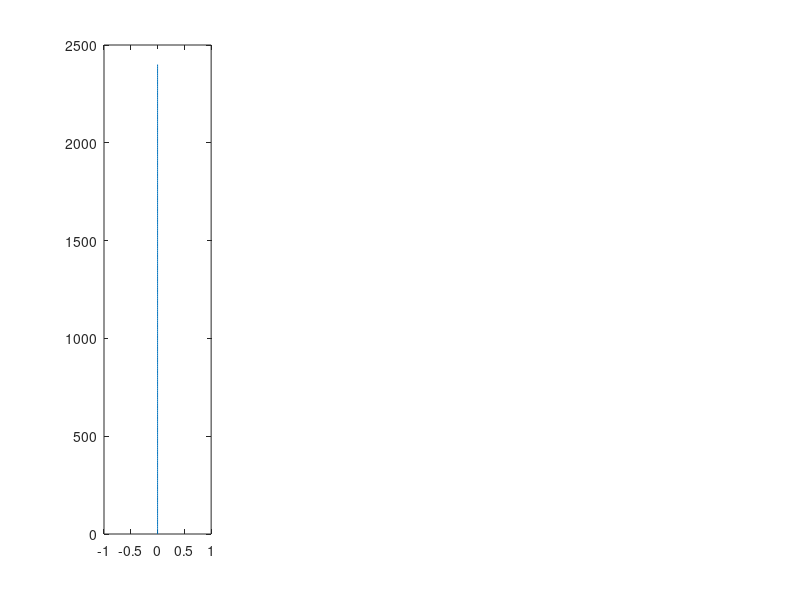

Source code (MATLAB): (Note: this script raises an error after producing the figure.)
% Script to solve coupled ice shell thermal and stress evolution
% This version of the code is meant to reproduce Nimmo (2004) - Volume
% change effect. The basic idea is that the ice shell begins as 2.4 km
% thick and with a temperature evolution given by the stefan solution.
% I was basically unable to reproduce Nimmo's results
%
%
% Max Rudolph, March 19, 2020
clear;
close all;
addpath ../core

use_analytic_temperature = false; % whether to solve the energy equation or use an analytic solution (true)

% Numerical parameters
nr = 256; % number of grid points
relaxation_parameter=.01; % used in nonlinear loop.
maxiter=300;
% Define physical constants and parameters
% Physical constants
seconds_in_year = 3.1558e7;
R=8.314e-3;     % in kJ/mol/K
% Boundary conditions and internal heating
H=0; % internal heating rate.
Tb=270;
Ts=100;
Ro = 1500*1000;             % outer radius of ice shell (m)
initial_thickness = 2400;
Ri = Ro-initial_thickness;         % inner radius of ice shell (m)
Rc = 1.60e5;             % core radius (m)
% Elastic and Viscous properties
E = 5e9;        % shear modulus of ice (Pa)
nu = 0.3;      % Poisson ratio of ice (-)
beta_w = 4e-10; % Compressibility of water (1/Pa)
alpha_l = 1e-4; % coefficient of linear thermal expansion ( alpha_v/3 ) (1/K)
rho_i=900;      % density of ice (kg/m^3)
rho_w=1000;     % density of water (kg/m^3)
Q=40;           % activation energy, kJ/mol, Nimmo 2004 (kJ/mol)
mub=1e15;       % basal viscosity (Pa-s)
mu = @(T) mub*exp(Q*(Tb-T)/R/Tb./T); % function to evaluate viscosity in Pa-s given T
% Thermal properties
Cp = 2100; %heat capacity of ice J/kg/K
kappa = 1e-6;% m/s/s
k=@(T) kappa*rho_i*Cp;

% Benchmark-specific things
% temperature solution
lam1 = 0.65;
cooling_age = @(zm) (zm/2/lam1)^2/kappa;
initial_cooling_age = cooling_age(initial_thickness);
zm = @(t) 2*lam1*sqrt(kappa*t);
dTdt = @(z,t) -(Tb-Ts)/erf(lam1)*exp(-z.^2/4/kappa/t).*z/(2*sqrt(pi*kappa*t^3));
stefan_T = @(z,t)  erf( (z)/2./sqrt(kappa*t) )/erf(lam1)*(Tb-Ts)+Ts;
% If solving the energy equation, we need the right value of L
% corresponding to lam1 = 0.65 (Nimmo value)
Lf = exp(-lam1^2)/lam1/erf(lam1) * Cp*(Tb-Ts)/sqrt(pi);% Turcotte and Schubert Equation 4.141

% calculate maxwell time at 100, 270
fprintf('Maxwell time at surface, base %.2e %.2e\n',mu(100)/E,mu(Tb)/E);
fprintf('Thermal diffusion timescale %.2e\n',(4e4)^2/kappa);
% set end time and grid resolution
t_end = 90e6*seconds_in_year;
% dt = 1e4*seconds_in_year; % time step in seconds
dtmax = 1e4*seconds_in_year;
dtmin = seconds_in_year;
% dt1 = 3600; % size of first timestep
% times = logspace(log10(dt1),log10(t_end+dt1),1e4)-dt1;
plot_interval = t_end;
save_interval = 1e5*seconds_in_year;
save_depths = [0 1 2 3 5]*1000;
nsave = ceil(t_end/save_interval) + 1; nsave_depths = length(save_depths);
sigma_t_store = zeros(nsave_depths,nsave);

% set up the grid
grid_r = linspace(Ri,Ro,nr); % set up the grid

% initialize solution vectors (IC)
sigma_r_last = zeros(nr,1); % initial stresses
sigma_t_last = zeros(nr,1); % initial stresses
T_last = linspace(Tb,Ts,nr)';
% stefan initial condition
eta = (Ro-grid_r)/2/sqrt(kappa*initial_cooling_age);
theta = erf(eta)/erf(lam1);
T_last(:) = theta*(Tb-Ts)+Ts;
% initialize with a stefan solution corresponding to initial thickness
er_last = zeros(nr,1); % strains
et_last = zeros(nr,1);
ur_last = zeros(nr,1);      % displacement
z_last = 0; % total amount of thickening
Pex_last = 0; %initial overpressure

% Set up plot
hf2=figure();

plot_times = [0.0 0.8 1.6 3.2 6.4 12 24 46 90]*1e6*seconds_in_year; iplot=2;
hf=figure(2);
subplot(1,4,1); % sigma_r and sigma_t
h=plot(sigma_r_last,Ro-grid_r); hold on;
plot(sigma_r_last,Ro-grid_r,'--','Color',h.Color);
% h=legend('\sigma_r','\sigma_t','Interpreter','tex'); h.AutoUpdate=false;
title('Stress (Pa)','Interpreter','tex');
ylabel('r (m)');
set(gca,'YDir','reverse');
subplot(1,4,2); % e_r and e_t
h=plot( sigma_r_last,Ro-grid_r); hold on;
plot( sigma_r_last,Ro-grid_r,'--','Color',h.Color); hold on;
% h=legend('r','t'); h.AutoUpdate=false;
title('Strain (-)','Interpreter','tex');
set(gca,'YDir','reverse');
subplot(1,4,3); % temperature
plot(T_last,Ro-grid_r); hold on; title('T (K)','Interpreter','tex'); set(gca,'YDir','reverse');
subplot(1,4,4); % radial displacement (u)
plot(ur_last,Ro-grid_r); hold on; title('u_r');
set(gca,'YDir','reverse');
last_plot_time = 0;

fig1a.h = figure(); % Nimmo's Figure 1a
subplot(2,1,1);
[ax,h1,h2]=plotyy((Ro-grid_r)/1e3,sigma_t_last/1e6,(Ro-grid_r)/1e3,T_last);
fig1a.ax = ax;
h2.Color = h1.Color;
h2.LineStyle = '--';
hold(ax(1)); hold(ax(2));
set(ax,'Xlim',[0 20]);
set(ax(1),'YLim',[-40 10]);
set(ax(1),'YTick',[-40:5:10]);
set(ax(2),'YTick',[100:20:180]);
set(ax(1),'YTickLabelMode','auto');
ylabel(ax(1),'Tangential Stress (MPa)');
xlabel(ax(1),'Depth (km)');
ylabel(ax(2),'Temperature (K)');
set(ax(2),'YLim',[100 180]);

time=0; itime=1;
% save initial state
isave = 1;
sigma_t_store(:,isave) = interp1(Ro-grid_r,sigma_t_last,save_depths);
time_store(isave) = time;
last_store = time; isave = isave+1;


while time < t_end
    % In each timestep, we do the following
    % 1. Calculate the amount of basal freeze-on and advance the mesh
    % 2. Solve the heat equation using an implicit method
    % 3. Solve for sigma_r
    % 4. Calculate sigma_t
    % 5. Calculate the radial displacements u(r)
    
    % 2. Calculate thickening
    % basal heat flux
    %     qb = -k*(T(2)-T(1))/(grid_r(2)-grid_r(1)); % W/m^2
    % thickening would be dx/dt = qb/(L*rho_i)
    %     delta_rb = dt*qb/Lf/rho_i;
    %     z = z_last + delta_rb;
    
    % calculate the timestep
    if( use_analytic_temperature )
        delta = Inf;
        dt=dtmax*2;
        while abs(delta) > (grid_r(2)-grid_r(1))/2 && dt >= dtmin
            dt = dt/2;
            new_thickness = zm(initial_cooling_age+time+dt);
            delta = new_thickness - (Ro-grid_r(1));
        end
        fprintf('Timestep %e elapsed time %e\n',dt,time+dt);
        z=new_thickness-initial_thickness;
        delta_rb = new_thickness-initial_thickness;
        f = (1-2*initial_thickness/Ro);
        delta_rho = (rho_w-rho_i);
        surface_uplift = (delta_rb)*(delta_rho)/rho_w*f/(1+(f*(delta_rho)/rho_w));
        
        % calculate new ocean pressure (Manga and Wang 2007, equation 5)
        %     Pex_pred = 3*Ri^2/beta_w/(Ri^3-Rc^3)*(z*(rho_w-rho_i)/rho_w-ur_last(1));% ur_last because we don't yet know the uplift
        Pex_pred = surface_uplift*E/(1-nu)*2/Ro^2*(new_thickness/4); % last term assumes elastic thickness ~1/4 total thickness
        % re-mesh onto new grid
        new_grid_r = linspace(Ri-delta_rb,Ro,nr);
        [T_last,sigma_r_last,sigma_t_last,er_last,et_last] = interpolate_solution(new_grid_r,grid_r,T_last,sigma_r_last,sigma_t_last,er_last,et_last,Tb);
        grid_r = new_grid_r; % end interpolation step
        
        % calculate d/dr(Tdot)
        %     Tdot = (T-T_last)/dt;
        %     Tdot = zeros(size(T_last));
        %     Tdot(:) = dTdt(Ro-new_grid_r,initial_cooling_age+time+dt);
        %     T = T_last + Tdot*dt;
        T = stefan_T( Ro-new_grid_r',initial_cooling_age+time+dt);
        
        dTdr_b = (T(2)-Tb)/(grid_r(2)-grid_r(1));
        Tdot = (T-T_last)/dt;
        Tdot(1) = dTdr_b*delta_rb/dt;
        dTdotdr = zeros(nr,1);
        for i=2:nr-1
            dTdotdr(i) = (Tdot(i+1)-Tdot(i-1))/(grid_r(i+1)-grid_r(i-1));
        end
        dTdotdr(nr) = (0-Tdot(nr-1))/(grid_r(nr)-grid_r(nr-1));
        %         dTdotdr(1)  = (Tdot(2)-Tdot(1))/(grid_r(2)-grid_r(1)); % First-order approximation at i=1
        dr1 = grid_r(2)-grid_r(1);
        dTdotdr(1) = 1/dr1*(2*(Tdot(2)-Tdot(1)) - (Tdot(3)-Tdot(1))/2); % 2nd order approximation to dTdr using a right-weighted stencil.
        
        
    else
        Tg = Tb-(T_last(2)-Tb);
        dTdr_b_last = (T_last(2)-Tg)/2/(grid_r(2)-grid_r(1));
        qb = -k(Tb)*dTdr_b_last;
        
        % determine the timestep
        dt = dtmax;
        if abs(qb/Lf/rho_i*dt) > (grid_r(2)-grid_r(1))/2
            dt = (grid_r(2)-grid_r(1))/2/(qb/Lf/rho_i);
        end
        if dt < dtmin
            dt = dtmin;
        end
        % thickening would be dx/dt = qb/(L*rho_i)
        delta_rb = dt*qb/Lf/rho_i;
        new_thickness = Ro-grid_r(1)+delta_rb;
        z=new_thickness-initial_thickness;
        delta_rb = z;
        f = (1-2*initial_thickness/Ro);
        delta_rho = (rho_w-rho_i);
        surface_uplift = (delta_rb)*(delta_rho)/rho_w*f/(1+(f*(delta_rho)/rho_w));
        
        % calculate new ocean pressure (Manga and Wang 2007, equation 5)
        %     Pex_pred = 3*Ri^2/beta_w/(Ri^3-Rc^3)*(z*(rho_w-rho_i)/rho_w-ur_last(1));% ur_last because we don't yet know the uplift
        Pex_pred = surface_uplift*E/(1-nu)*2/Ro^2*(new_thickness/4); % last term assumes elastic thickness ~1/4 total thickness
        % re-mesh onto new grid
        new_grid_r = linspace(Ri-z,Ro,nr);
        [T_last,sigma_r_last,sigma_t_last,er_last,et_last] = interpolate_solution(new_grid_r,grid_r,T_last,sigma_r_last,sigma_t_last,er_last,et_last,Tb);
        grid_r = new_grid_r; % end interpolation step
        
        % 2. form discrete operators and solve the heat equation
        [T,dTdotdr] = solve_temperature_shell(grid_r,T_last,Tb,Ts,k,rho_i,Cp,H,dt,delta_rb);
        
    end
        
    % 3. Nonlinear loop over pressure.
    % because the ocean pressure depends on the uplift, we make a guess
    % (above). Using this guess, we calculate stresses, strains, and
    % displacements. Then we re-calculate the pressure using the new value
    % of radial displacement. We continue until the pressure used in the
    % calculations has converged to the pressure consistent with the
    % calculated displacement;
    for iter=1:1%maxiter
        % 3a. Assemble and solve equations for radial stress
        Pex=0;% no overpressure for temperature change endmember
        
        % calculate viscosity at each node (needed by solver)
        mu_node = zeros(nr,1);
        for i=1:nr
            mu_node(i) = mu(T(i));
        end
        [sigma_r,sigma_t,sigma_rD,sigma_tD] = solve_stress_viscoelastic_shell(grid_r,mu_node,sigma_r_last,alpha_l*dTdotdr,-Pex,E,nu,dt);
        
        dT = T-T_last;
        
        dsigma_t = sigma_t - sigma_t_last;
        dsigma_r = sigma_r - sigma_r_last;
        
        de_t = 1/E*(dsigma_t-nu*(dsigma_t+dsigma_r))+alpha_l*dT + dt/2*(sigma_tD./mu_node); % change in tangential strain
        de_r = 1/E*(dsigma_r-2*nu*dsigma_t)         +alpha_l*dT + dt/2*(sigma_rD./mu_node); % HS91 equations A5-6
        er = er_last + de_r;
        et = et_last + de_t;
        ur = grid_r'.*et; %radial displacement

    end%end nonlinear loop
    
    % 6. advance to next time step and plot (if needed)
    sigma_r_last = sigma_r;
    sigma_t_last = sigma_t;
    T_last = T;
    er_last = er;
    et_last = et;
    z_last = z;
    ur_last = ur;
    Pex_last = Pex;
    
    time = time + dt;
    
    if (time >= plot_times(iplot) || time >= t_end)
        iplot = iplot+1;
        
        figure(hf);
        subplot(1,4,1);
        h=plot(sigma_r,Ro-grid_r);
        plot(sigma_t,Ro-grid_r,'--','Color',h.Color);
        subplot(1,4,2);
        h=plot(er,Ro-grid_r);
        plot(et,Ro-grid_r,'--','Color',h.Color);
        subplot(1,4,3);
        plot(T,Ro-grid_r);
        subplot(1,4,4);
        plot(ur,Ro-grid_r);
        
        
        figure(hf2);
        plot(ur(end),sigma_t(end),'.'); hold on;
        
        figure(fig1a.h); % Nimmo's Figure 1a
        h=plot(fig1a.ax(1),(Ro-grid_r)/1e3,sigma_t_last/1e6);
        plot(fig1a.ax(2),(Ro-grid_r)/1e3,T_last,'--','Color',h.Color);
        
        
        last_plot_time = time;
        drawnow();
    end
    if (time-last_store >= save_interval || time >= t_end)
        sigma_t_store(:,isave) = interp1(Ro-grid_r,sigma_t_last,save_depths);
        time_store(isave) = time;
        last_store = time; isave = isave+1;
    end
end
%% add legends
for i=1:length(plot_times)
    labels{i} = sprintf('%.1f Myr',plot_times(i)/seconds_in_year/1e6);
end
figure( fig1a.h );
axis(fig1a.ax(1));
legend(labels,'Location','southeast');
text(0.05,0.9,'A','Units','normalized','FontSize',16);


%% Nimmo's figure 1b
figure(fig1a.h);
labels = {};
for i=1:length(save_depths)
    labels{i} = sprintf('%.1f km',save_depths(i)/1000);
end
subplot(2,1,2);
plot(time_store(1:isave-1)/seconds_in_year/1e6,sigma_t_store(:,1:isave-1)/1e6);
legend(labels,'Location','southeast');
xlabel('Time (Myr)');
ylabel('Tangential Stress (MPa)');
text(0.05,0.9,'B','Units','normalized','FontSize',16);

set(gcf,'Color','w');
h=gcf;
h.Position(3:4) = [390 580];
if use_analytic_temperature
    saveas(gcf,'Nimmo_Figure1.eps','psc2')
else
    saveas(gcf,'Nimmo_Figure1_numerical.eps','psc2')
end

